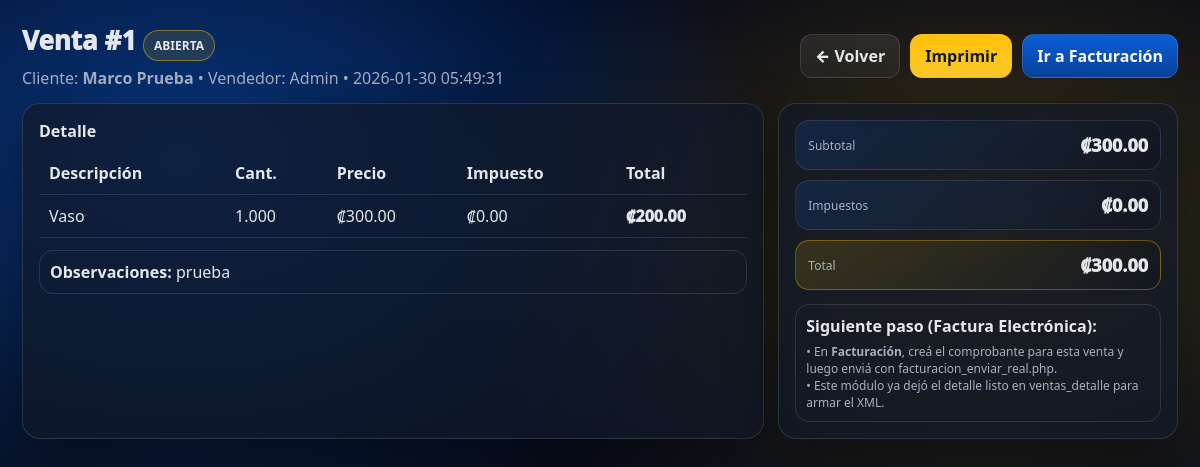
The app's page /ventas_ver.php?id=1 (signed in) with its own data.
### tables this page shows
CREATE TABLE `ventas` (
  `id` bigint(20) NOT NULL,
  `empresa_id` int(11) NOT NULL DEFAULT 1,
  `sucursal_id` int(11) DEFAULT NULL,
  `cliente_id` int(11) DEFAULT NULL,
  `usuario_id` int(11) DEFAULT NULL,
  `tipo` enum('COTIZACION','PEDIDO','VENTA') NOT NULL DEFAULT 'VENTA',
  `moneda` varchar(3) NOT NULL DEFAULT 'CRC',
  `tipo_cambio` decimal(18,5) NOT NULL DEFAULT 1.00000,
  `condicion_venta` enum('CONTADO','CREDITO') NOT NULL DEFAULT 'CONTADO',
  `plazo_credito` int(11) DEFAULT NULL,
  `medio_pago` enum('EFECTIVO','TARJETA','TRANSFERENCIA','SINPE','OTRO') NOT NULL DEFAULT 'EFECTIVO',
  `referencia_pago` varchar(60) DEFAULT NULL,
  `fe_documento_id` bigint(20) DEFAULT NULL,
  `facturada_at` timestamp NULL DEFAULT NULL,
  `estado` enum('ABIERTA','FACTURADA','ANULADA') NOT NULL DEFAULT 'ABIERTA',
  `subtotal` decimal(18,2) NOT NULL DEFAULT 0.00,
  `descuento` decimal(18,2) NOT NULL DEFAULT 0.00,
  `impuesto_total` decimal(18,2) NOT NULL DEFAULT 0.00,
  `total` decimal(18,2) NOT NULL DEFAULT 0.00,
  `observaciones` varchar(255) DEFAULT NULL,
  `anulado` tinyint(4) NOT NULL DEFAULT 0,
  `created_at` timestamp NOT NULL DEFAULT current_timestamp(),
  `updated_at` timestamp NULL DEFAULT NULL ON UPDATE current_timestamp()
);

CREATE TABLE `clientes` (
  `id` int(11) NOT NULL,
  `empresa_id` int(11) NOT NULL,
  `nombre` varchar(160) NOT NULL,
  `identificacion` varchar(25) DEFAULT NULL,
  `email` varchar(120) DEFAULT NULL,
  `telefono` varchar(30) DEFAULT NULL,
  `direccion` text DEFAULT NULL,
  `tipo` enum('CONTADO','CREDITO') NOT NULL DEFAULT 'CONTADO',
  `limite_credito` decimal(18,2) NOT NULL DEFAULT 0.00,
  `plazo_dias` int(11) NOT NULL DEFAULT 0,
  `estado` enum('ACTIVO','MOROSO','BLOQUEADO','INACTIVO') NOT NULL DEFAULT 'ACTIVO',
  `created_at` timestamp NOT NULL DEFAULT current_timestamp(),
  `updated_at` timestamp NULL DEFAULT NULL ON UPDATE current_timestamp()
);

CREATE TABLE `usuarios` (
  `id` int(11) NOT NULL,
  `empresa_id` int(11) NOT NULL,
  `sucursal_id` int(11) DEFAULT NULL,
  `rol_id` int(11) DEFAULT NULL,
  `nombre` varchar(120) NOT NULL,
  `email` varchar(120) NOT NULL,
  `password` varchar(255) NOT NULL,
  `estado` tinyint(4) NOT NULL DEFAULT 1,
  `intentos_fallidos` int(11) NOT NULL DEFAULT 0,
  `ultimo_login` timestamp NULL DEFAULT NULL,
  `created_at` timestamp NOT NULL DEFAULT current_timestamp(),
  `updated_at` timestamp NULL DEFAULT NULL ON UPDATE current_timestamp()
);

CREATE TABLE `ventas_detalle` (
  `id` bigint(20) NOT NULL,
  `venta_id` bigint(20) NOT NULL,
  `producto_id` int(11) NOT NULL,
  `descripcion` varchar(220) NOT NULL,
  `cabys` varchar(20) DEFAULT NULL,
  `cantidad` decimal(18,3) NOT NULL,
  `precio_unitario` decimal(18,2) NOT NULL,
  `descuento` decimal(18,2) NOT NULL DEFAULT 0.00,
  `impuesto_monto` decimal(18,2) NOT NULL DEFAULT 0.00,
  `impuesto_pct` decimal(6,2) NOT NULL DEFAULT 0.00,
  `total_linea` decimal(18,2) NOT NULL,
  `empresa_id` int(11) DEFAULT NULL,
  `sucursal_id` int(11) NOT NULL
);

### ventas_ver.php (the view, shortened to what this page needs)
<?php
session_start(); require_once "config/db.php";
$empresa_id=(int)$_SESSION['empresa_id'];
$id=(int)($_GET['id']??0);
$st=$pdo->prepare("
  SELECT v.*, c.nombre cliente, c.identificacion, c.email cliente_email, c.telefono cliente_tel, c.direccion cliente_dir,
         u.nombre vendedor
  FROM ventas v
  LEFT JOIN clientes c ON c.id=v.cliente_id
  LEFT JOIN usuarios u ON u.id=v.usuario_id
  WHERE v.id=? AND v.empresa_id=?
  LIMIT 1
");
$st->execute([$id,$empresa_id]);
$v=$st->fetch(PDO::FETCH_ASSOC);
$det=$pdo->prepare("SELECT * FROM ventas_detalle WHERE venta_id=? ORDER BY id");
$det->execute([$id]); $det=$det->fetchAll(PDO::FETCH_ASSOC);
function crc($n){ return "₡".number_format((float)$n,2,'.',','); }
?>
<!doctype html><html lang="es"><head><meta charset="utf-8"><meta name="viewport" content="width=device-width, initial-scale=1">
</head>
<body>
<div class="wrap">
  <div class="top">
    <div>
      <h1 class="h1">Venta #<?=$v['id']?> <span class="badge ok"><?=$v['estado']?></span></h1>
      <div class="sub">Cliente: <b><?=htmlspecialchars($v['cliente'] ?? 'N/D')?></b> • Vendedor: <?=htmlspecialchars($v['vendedor'] ?? 'N/D')?> • <?=htmlspecialchars($v['created_at'])?></div>
    </div>
    <div style="display:flex;gap:10px;flex-wrap:wrap">
      <a class="btn btn-ghost" href="ventas.php">← Volver</a>
      <a class="btn btn-warning" target="_blank" href="ventas_imprimir.php?id=<?=$v['id']?>">Imprimir</a>
      <a class="btn btn-primary" href="facturacion.php">Ir a Facturación</a>
    </div>
  </div>
  <div class="grid">
    <div class="card">
      <b>Detalle</b>
      <table class="table">
        <thead><tr>
          <th>Descripción</th>
          <th class="right">Cant.</th>
          <th class="right">Precio</th>
          <th class="right">Impuesto</th>
          <th class="right">Total</th>
        </tr></thead>
        <tbody>
          <?php foreach($det as $d): ?>
          <tr>
            <td><?=htmlspecialchars($d['descripcion'])?></td>
            <td class="right"><?=number_format((float)$d['cantidad'],3,'.',',')?></td>
            <td class="right"><?=crc($d['precio_unitario'])?></td>
            <td class="right"><?=crc($d['impuesto_monto'])?></td>
            <td class="right" style="font-weight:1000"><?=crc($d['total_linea'])?></td>
          </tr>
          <?php endforeach; ?>
        </tbody>
      </table>
      <?php if(!empty($v['observaciones'])): ?>
        <div class="alert" style="margin-top:12px"><b>Observaciones:</b> <?=htmlspecialchars($v['observaciones'])?></div>
      <?php endif; ?>
    </div>
    <div class="card">
      <div class="kpi"><div class="t">Subtotal</div><div class="v"><?=crc($v['subtotal'])?></div></div>
      <div class="kpi" style="margin-top:10px"><div class="t">Impuestos</div><div class="v"><?=crc($v['impuesto_total'])?></div></div>
      <div class="kpi" style="margin-top:10px;border-color:rgba(255,193,7,.35);background:linear-gradient(135deg,rgba(255,193,7,.14),rgba(2,6,23,.18))">
        <div class="t">Total</div><div class="v"><?=crc($v['total'])?></div>
      </div>
      <div class="alert" style="margin-top:14px">
        <b>Siguiente paso (Factura Electrónica):</b>
        <div class="muted" style="margin-top:6px">
          • En <b>Facturación</b>, creá el comprobante para esta venta y luego enviá con <code>facturacion_enviar_real.php</code>.<br>
          • Este módulo ya dejó el detalle listo en <code>ventas_detalle</code> para armar el XML.
        </div>
      </div>
    </div>
  </div>
</div>
</body></html>

### ventas_ver.php (style rules this page uses)
:root { --azul:#0b5ed7;--azul-metal:#084298;--amarillo:#ffc107;--amarillo-metal:#ffca2c;--fondo:#0b1220;--card:rgba(17,24,39,.72);--border:rgba(255,255,255,.12);--txt:#e5e7eb;--muted:#a7b0c2 }
* { box-sizing:border-box;font-family:system-ui,-apple-system,Segoe UI,Roboto,Arial }
body { margin:0;color:var(--txt); background: radial-gradient(900px 600px at 15% 20%, rgba(11,94,215,.55), transparent 65%), radial-gradient(900px 600px at 82% 28%, rgba(255,193,7,.22), transparent 60%), linear-gradient(180deg,#020617,var(--fondo)); min-height:100vh; }
a { color:inherit;text-decoration:none }
.wrap { max-width:1200px;margin:auto;padding:22px }
.top { display:flex;justify-content:space-between;align-items:center;gap:12px;flex-wrap:wrap }
.h1 { font-size:26px;font-weight:1000;margin:0 }
.sub { color:var(--muted);margin-top:6px }
.btn { display:inline-flex;align-items:center;gap:8px;padding:10px 14px;border-radius:12px;border:1px solid var(--border);font-weight:900;cursor:pointer }
.btn-primary { background:linear-gradient(180deg,var(--azul),var(--azul-metal));color:#fff }
.btn-warning { background:linear-gradient(180deg,var(--amarillo),var(--amarillo-metal));color:#111827;border-color:rgba(255,193,7,.55) }
.btn-ghost { background:linear-gradient(180deg,rgba(255,255,255,.08),rgba(255,255,255,.04));color:var(--txt) }
.card { background:var(--card);border:1px solid var(--border);border-radius:18px;padding:16px;box-shadow:0 20px 55px rgba(0,0,0,.45) }
.grid { display:grid;grid-template-columns:1.3fr .7fr;gap:14px;margin-top:14px }
.table { width:100%;border-collapse:collapse;margin-top:10px }
.table th,.table td { padding:10px;border-bottom:1px solid rgba(255,255,255,.10);text-align:left }
.badge { display:inline-flex;align-items:center;justify-content:center;padding:6px 10px;border-radius:999px;font-weight:900;font-size:12px;border:1px solid rgba(255,255,255,.14);background:rgba(255,255,255,.06) }
.badge.ok { border-color:rgba(255,193,7,.45);background:rgba(255,193,7,.12) }
.kpi { display:flex;justify-content:space-between;align-items:center;padding:12px;border-radius:14px;border:1px solid rgba(255,255,255,.10);background:linear-gradient(135deg,rgba(11,94,215,.18),rgba(2,6,23,.18)) }
.kpi .t { color:var(--muted);font-size:12px }
.kpi .v { font-weight:1000;font-size:18px }
.alert { padding:10px;border-radius:14px;border:1px solid rgba(255,255,255,.12);margin-top:12px }
.muted { color:var(--muted);font-size:12px }
.right { text-align:right }

### records on screen
ventas: id "1", estado "ABIERTA", cliente.nombre "Marco Prueba", usuario.nombre "Admin", created_at "2026-01-30 05:49:31", observaciones "prueba", subtotal "₡300.00", impuesto_total "₡0.00", total "₡300.00"
ventas_detalle: descripcion "Vaso", cantidad "1.000", precio_unitario "₡300.00", impuesto_monto "₡0.00", total_linea "₡200.00"
